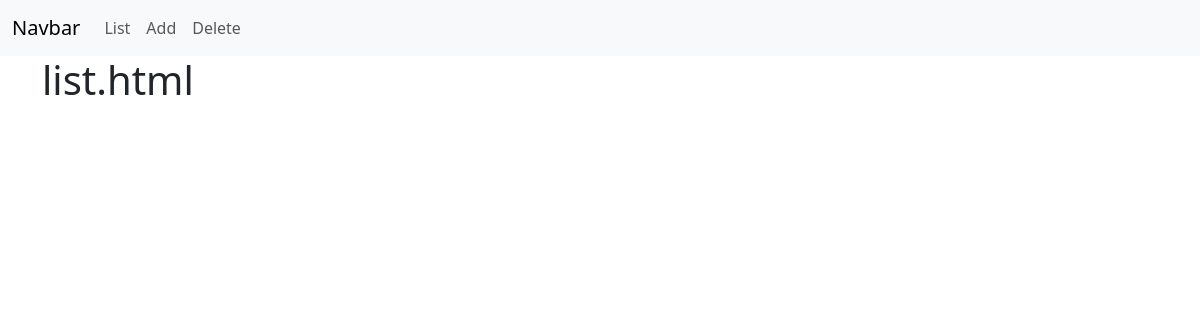
Page /cars/list/ on the earlier database version.
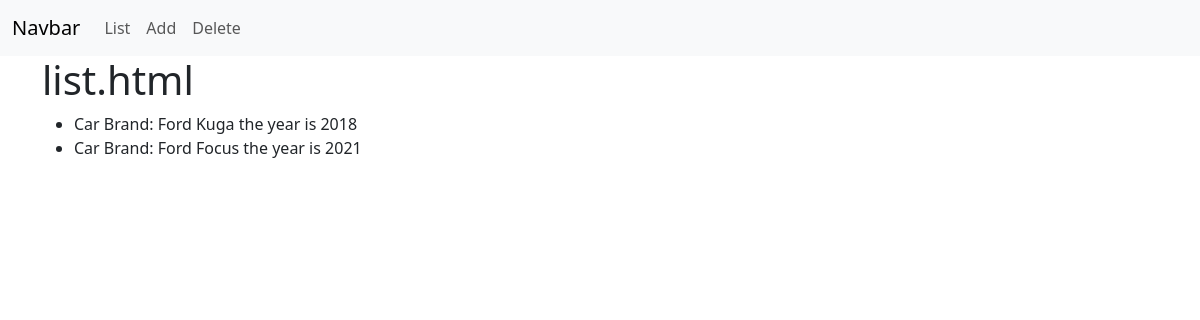
Same page on the later database version.
### cars/models.py (models this page shows)
class Car(models.Model):
    brand = models.CharField(max_length=30)
    year = models.IntegerField()
    def __str__(self):
        return f"Car Brand: {self.brand} the year is {self.year}"

### cars/views.py (the view)
# urls.py: path('list/', views.list, name='list'),
def list(request):
    all_cars = models.Car.objects.all()
    context = {'all_cars': all_cars}
    return render(request, 'cars/list.html', context=context)

### cars/templates/cars/list.html
{% extends "base.html" %}
{% block content %}
<div class='container'>
    <h1>list.html</h1>
    <ul>
        {% for car in all_cars  %}
        <li>{{car}}</li>
        {% endfor %}
    </ul>
</div>
{% endblock content %}

### templates/base.html (shortened to what this page needs)
<!DOCTYPE html>
<html lang="en">
<head>
    <link
    href="https://cdn.jsdelivr.net/npm/bootstrap@5.3.7/dist/css/bootstrap.min.css"
    rel="stylesheet"
    />
</head>
<body>
    <nav class="navbar navbar-expand-lg bg-body-tertiary">
    <div class="container-fluid">
        <a class="navbar-brand" href="#">Navbar</a>
        <div class="collapse navbar-collapse" id="navbarNavAltMarkup">
        <div class="navbar-nav">
            <a class="nav-link" href="{% url 'cars:list'%}">List</a>
            <a class="nav-link" href="{% url 'cars:add'%}">Add</a>
            <a class="nav-link" href="{% url 'cars:delete'%}">Delete</a>
        </div>
        </div>
    </div>
    </nav>
    {% block content %} {% endblock content %}
</body>
</html>

Differences in the rows shown:
added Car: brand+year "Car Brand: Ford Kuga the year is 2018"
added Car: brand+year "Car Brand: Ford Focus the year is 2021"
